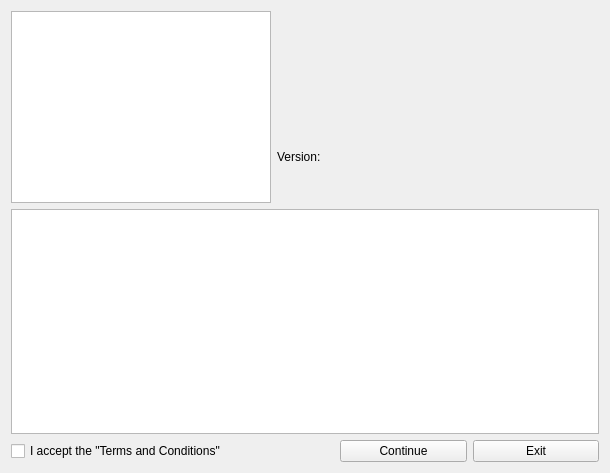
<?xml version="1.0" encoding="UTF-8"?>
<ui version="4.0">
 <class>EULAForm</class>
 <widget class="QWidget" name="EULAForm">
  <property name="geometry">
   <rect>
    <x>0</x>
    <y>0</y>
    <width>610</width>
    <height>473</height>
   </rect>
  </property>
  <property name="windowTitle">
   <string>Terms and Conditions</string>
  </property>
  <layout class="QGridLayout" name="gridLayout">
   <item row="1" column="3">
    <spacer name="horizontalSpacer">
     <property name="orientation">
      <enum>Qt::Horizontal</enum>
     </property>
     <property name="sizeHint" stdset="0">
      <size>
       <width>251</width>
       <height>20</height>
      </size>
     </property>
    </spacer>
   </item>
   <item row="1" column="1">
    <widget class="QLabel" name="lblVersion">
     <property name="text">
      <string>Version:</string>
     </property>
    </widget>
   </item>
   <item row="1" column="2">
    <widget class="QLabel" name="lblVersionValue">
     <property name="text">
      <string/>
     </property>
    </widget>
   </item>
   <item row="0" column="1">
    <widget class="QLabel" name="lblAppName">
     <property name="text">
      <string/>
     </property>
    </widget>
   </item>
   <item row="2" column="0" colspan="4">
    <widget class="QPlainTextEdit" name="txtEula"/>
   </item>
   <item row="0" column="0" rowspan="2">
    <widget class="QGraphicsView" name="gphView"/>
   </item>
   <item row="3" column="0">
    <widget class="QCheckBox" name="chkAccept">
     <property name="text">
      <string>I accept the &quot;Terms and Conditions&quot;</string>
     </property>
    </widget>
   </item>
   <item row="3" column="3">
    <layout class="QHBoxLayout" name="horizontalLayout">
     <item>
      <widget class="QPushButton" name="bConfirm">
       <property name="text">
        <string>Continue</string>
       </property>
      </widget>
     </item>
     <item>
      <widget class="QPushButton" name="bExit">
       <property name="text">
        <string>Exit</string>
       </property>
      </widget>
     </item>
    </layout>
   </item>
  </layout>
 </widget>
 <tabstops>
  <tabstop>chkAccept</tabstop>
  <tabstop>bConfirm</tabstop>
  <tabstop>bExit</tabstop>
  <tabstop>gphView</tabstop>
  <tabstop>txtEula</tabstop>
 </tabstops>
 <resources/>
 <connections>
  <connection>
   <sender>bExit</sender>
   <signal>clicked()</signal>
   <receiver>EULAForm</receiver>
   <slot>close()</slot>
   <hints>
    <hint type="sourcelabel">
     <x>530</x>
     <y>457</y>
    </hint>
    <hint type="destinationlabel">
     <x>613</x>
     <y>439</y>
    </hint>
   </hints>
  </connection>
 </connections>
</ui>
